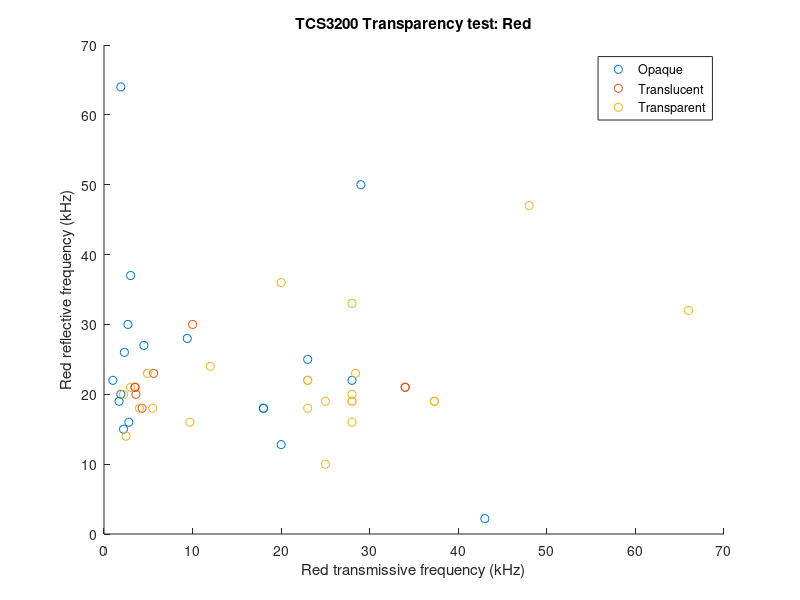
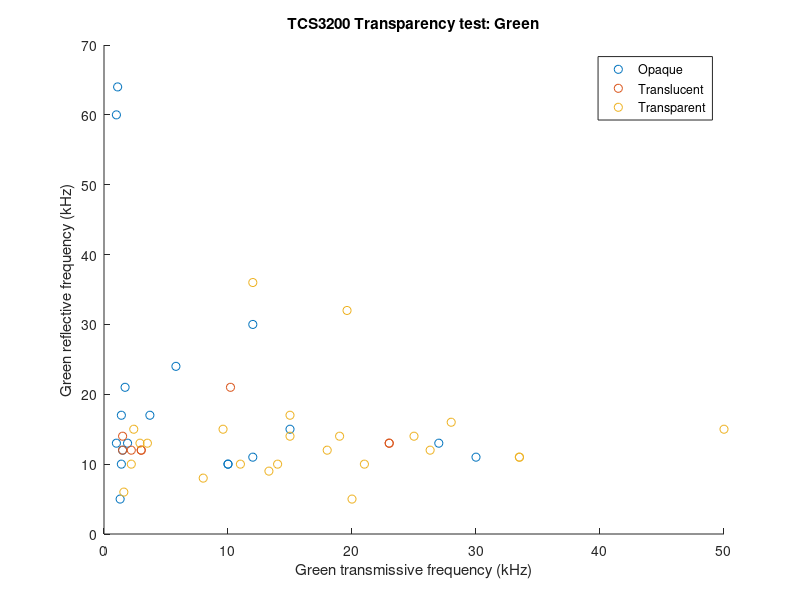
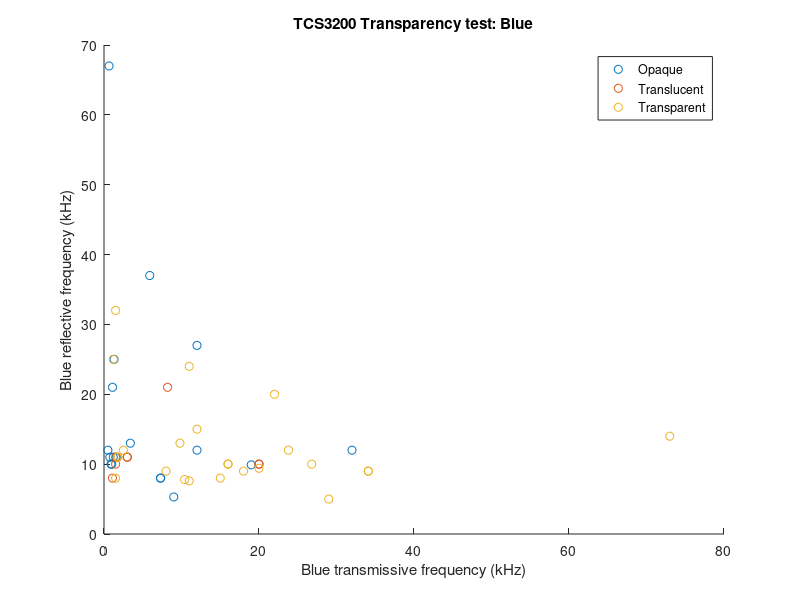
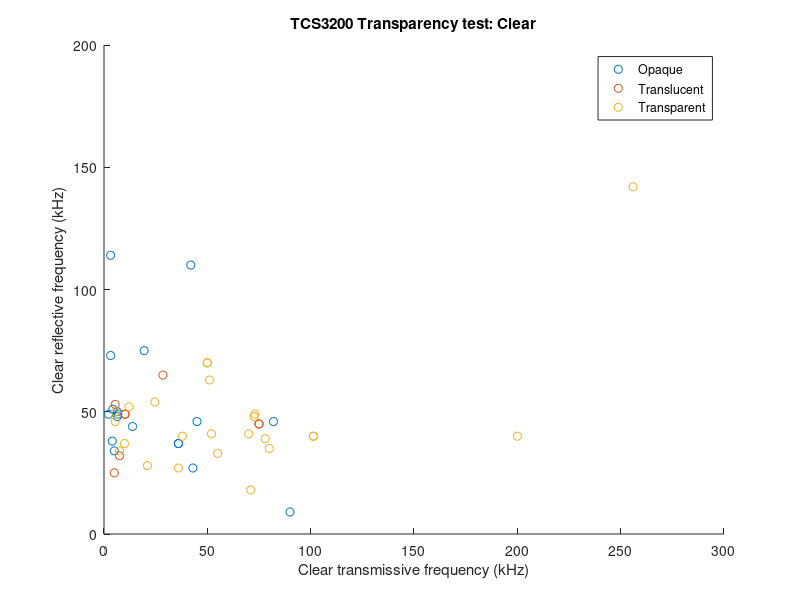

Source code (MATLAB) for these figures, in order:
% Data organization by column:
% Item code: 0 = no item, refer to spreadsheet for others
% Orientation: 0 = side, 1 = top
% Type: 0 = no item, 1 = plastic, 2 = glass, 3 = metal, 4 = other
% Transparent: 0 = no, 1 = translucent, 2 = transparent
% Red transmissive
% Red reflective
% Green transmissive
% Green reflective
% Blue transmissive
% Blue reflective
% Clear transmissive
% Clear reflective

load('visible_data.mat');
close all;
%Plot individual color: Red
figure;
hold on;
scatter(data(find(data(:,4)==0),5),data(find(data(:,4)==0),6));
scatter(data(find(data(:,4)==1),5),data(find(data(:,4)==1),6));
scatter(data(find(data(:,4)==2),5),data(find(data(:,4)==2),6));
xlabel('Red transmissive frequency (kHz)');
ylabel('Red reflective frequency (kHz)');
legend('Opaque','Translucent','Transparent');
title('TCS3200 Transparency test: Red');
hold off;

figure;
hold on;
scatter(data(find(data(:,4)==0),7),data(find(data(:,4)==0),8));
scatter(data(find(data(:,4)==1),7),data(find(data(:,4)==1),8));
scatter(data(find(data(:,4)==2),7),data(find(data(:,4)==2),8));
xlabel('Green transmissive frequency (kHz)');
ylabel('Green reflective frequency (kHz)');
legend('Opaque','Translucent','Transparent');
title('TCS3200 Transparency test: Green');
hold off;

figure;
hold on;
scatter(data(find(data(:,4)==0),9),data(find(data(:,4)==0),10));
scatter(data(find(data(:,4)==1),9),data(find(data(:,4)==1),10));
scatter(data(find(data(:,4)==2),9),data(find(data(:,4)==2),10));
xlabel('Blue transmissive frequency (kHz)');
ylabel('Blue reflective frequency (kHz)');
legend('Opaque','Translucent','Transparent');
title('TCS3200 Transparency test: Blue');
hold off;

figure;
hold on;
scatter(data(find(data(:,4)==0),11),data(find(data(:,4)==0),12));
scatter(data(find(data(:,4)==1),11),data(find(data(:,4)==1),12));
scatter(data(find(data(:,4)==2),11),data(find(data(:,4)==2),12));
xlabel('Clear transmissive frequency (kHz)');
ylabel('Clear reflective frequency (kHz)');
legend('Opaque','Translucent','Transparent');
title('TCS3200 Transparency test: Clear');
hold off;

%Plot different colors
figure;
hold on;
scatter(data(find(data(:,4)==0),5),data(find(data(:,4)==0),7));
scatter(data(find(data(:,4)==1),5),data(find(data(:,4)==1),7));
scatter(data(find(data(:,4)==2),5),data(find(data(:,4)==2),7));
xlabel('Red transmissive frequency (kHz)');
ylabel('Green transmissive frequency (kHz)');
legend('Opaque','Translucent','Transparent');
title('TCS3200 Transparency test: Red vs. Green');
hold off;

figure;
hold on;
scatter(data(find(data(:,4)==0),5),data(find(data(:,4)==0),8));
scatter(data(find(data(:,4)==1),5),data(find(data(:,4)==1),8));
scatter(data(find(data(:,4)==2),5),data(find(data(:,4)==2),8));
xlabel('Red transmissive frequency (kHz)');
ylabel('Green reflective frequency (kHz)');
legend('Opaque','Translucent','Transparent');
title('TCS3200 Transparency test: Red vs. Green');
hold off;

figure;
hold on;
scatter(data(find(data(:,4)==0),5),data(find(data(:,4)==0),9));
scatter(data(find(data(:,4)==1),5),data(find(data(:,4)==1),9));
scatter(data(find(data(:,4)==2),5),data(find(data(:,4)==2),9));
xlabel('Red transmissive frequency (kHz)');
ylabel('Blue transmissive frequency (kHz)');
legend('Opaque','Translucent','Transparent');
title('TCS3200 Transparency test: Red vs. Blue');
hold off;

figure;
hold on;
scatter(data(find(data(:,4)==0),5),data(find(data(:,4)==0),10));
scatter(data(find(data(:,4)==1),5),data(find(data(:,4)==1),10));
scatter(data(find(data(:,4)==2),5),data(find(data(:,4)==2),10));
xlabel('Red transmissive frequency (kHz)');
ylabel('Blue reflective frequency (kHz)');
legend('Opaque','Translucent','Transparent');
title('TCS3200 Transparency test: Red vs. Blue');
hold off;

figure;
hold on;
scatter(data(find(data(:,4)==0),5),data(find(data(:,4)==0),11));
scatter(data(find(data(:,4)==1),5),data(find(data(:,4)==1),11));
scatter(data(find(data(:,4)==2),5),data(find(data(:,4)==2),11));
xlabel('Red transmissive frequency (kHz)');
ylabel('Clear transmissive frequency (kHz)');
legend('Opaque','Translucent','Transparent');
title('TCS3200 Transparency test: Red vs. Clear');
hold off;

figure;
hold on;
scatter(data(find(data(:,4)==0),5),data(find(data(:,4)==0),12));
scatter(data(find(data(:,4)==1),5),data(find(data(:,4)==1),12));
scatter(data(find(data(:,4)==2),5),data(find(data(:,4)==2),12));
xlabel('Red transmissive frequency (kHz)');
ylabel('Clear reflective frequency (kHz)');
legend('Opaque','Translucent','Transparent');
title('TCS3200 Transparency test: Red vs. Green');
hold off;

figure;
hold on;
scatter(data(find(data(:,4)==0),6),data(find(data(:,4)==0),7));
scatter(data(find(data(:,4)==1),6),data(find(data(:,4)==1),7));
scatter(data(find(data(:,4)==2),6),data(find(data(:,4)==2),7));
xlabel('Red reflective frequency (kHz)');
ylabel('Green transmissive frequency (kHz)');
legend('Opaque','Translucent','Transparent');
title('TCS3200 Transparency test: Red vs. Green');
hold off;

figure;
hold on;
scatter(data(find(data(:,4)==0),6),data(find(data(:,4)==0),8));
scatter(data(find(data(:,4)==1),6),data(find(data(:,4)==1),8));
scatter(data(find(data(:,4)==2),6),data(find(data(:,4)==2),8));
xlabel('Red reflective frequency (kHz)');
ylabel('Green reflective frequency (kHz)');
legend('Opaque','Translucent','Transparent');
title('TCS3200 Transparency test: Red vs. Green');
hold off;

figure;
hold on;
scatter(data(find(data(:,4)==0),6),data(find(data(:,4)==0),9));
scatter(data(find(data(:,4)==1),6),data(find(data(:,4)==1),9));
scatter(data(find(data(:,4)==2),6),data(find(data(:,4)==2),9));
xlabel('Red reflective frequency (kHz)');
ylabel('Blue transmissive frequency (kHz)');
legend('Opaque','Translucent','Transparent');
title('TCS3200 Transparency test: Red vs. Blue');
hold off;

figure;
hold on;
scatter(data(find(data(:,4)==0),6),data(find(data(:,4)==0),10));
scatter(data(find(data(:,4)==1),6),data(find(data(:,4)==1),10));
scatter(data(find(data(:,4)==2),6),data(find(data(:,4)==2),10));
xlabel('Red reflective frequency (kHz)');
ylabel('Blue reflective frequency (kHz)');
legend('Opaque','Translucent','Transparent');
title('TCS3200 Transparency test: Red vs. Blue');
hold off;

figure;
hold on;
scatter(data(find(data(:,4)==0),6),data(find(data(:,4)==0),11));
scatter(data(find(data(:,4)==1),6),data(find(data(:,4)==1),11));
scatter(data(find(data(:,4)==2),6),data(find(data(:,4)==2),11));
xlabel('Red reflective frequency (kHz)');
ylabel('Clear transmissive frequency (kHz)');
legend('Opaque','Translucent','Transparent');
title('TCS3200 Transparency test: Red vs. Clear');
hold off;

figure;
hold on;
scatter(data(find(data(:,4)==0),6),data(find(data(:,4)==0),12));
scatter(data(find(data(:,4)==1),6),data(find(data(:,4)==1),12));
scatter(data(find(data(:,4)==2),6),data(find(data(:,4)==2),12));
xlabel('Red reflective frequency (kHz)');
ylabel('Clear reflective frequency (kHz)');
legend('Opaque','Translucent','Transparent');
title('TCS3200 Transparency test: Red vs. Clear');
hold off;

figure;
hold on;
scatter(data(find(data(:,4)==0),7),data(find(data(:,4)==0),9));
scatter(data(find(data(:,4)==1),7),data(find(data(:,4)==1),9));
scatter(data(find(data(:,4)==2),7),data(find(data(:,4)==2),9));
scatter(data(find(data(:,3)==3),7),data(find(data(:,3)==3),9));
xlabel('Green transmissive frequency (kHz)');
ylabel('Blue transmissive frequency (kHz)');
legend('Opaque','Translucent','Transparent');
title('TCS3200 Transparency test: Green vs. Blue');
hold off;

figure;
hold on;
scatter(data(find(data(:,4)==0),7),data(find(data(:,4)==0),10));
scatter(data(find(data(:,4)==1),7),data(find(data(:,4)==1),10));
scatter(data(find(data(:,4)==2),7),data(find(data(:,4)==2),10));
xlabel('Green transmissive frequency (kHz)');
ylabel('Blue reflective frequency (kHz)');
legend('Opaque','Translucent','Transparent');
title('TCS3200 Transparency test: Green vs. Blue');
hold off;

figure;
hold on;
scatter(data(find(data(:,4)==0),7),data(find(data(:,4)==0),11));
scatter(data(find(data(:,4)==1),7),data(find(data(:,4)==1),11));
scatter(data(find(data(:,4)==2),7),data(find(data(:,4)==2),11));
xlabel('Green transmissive frequency (kHz)');
ylabel('Clear transmissive frequency (kHz)');
legend('Opaque','Translucent','Transparent');
title('TCS3200 Transparency test: Green vs. Clear');
hold off;

figure;
hold on;
scatter(data(find(data(:,4)==0),7),data(find(data(:,4)==0),12));
scatter(data(find(data(:,4)==1),7),data(find(data(:,4)==1),12));
scatter(data(find(data(:,4)==2),7),data(find(data(:,4)==2),12));
xlabel('Green transmissive frequency (kHz)');
ylabel('Clear reflective frequency (kHz)');
legend('Opaque','Translucent','Transparent');
title('TCS3200 Transparency test: Green vs. Clear');
hold off;

figure;
hold on;
scatter(data(find(data(:,4)==0),8),data(find(data(:,4)==0),9));
scatter(data(find(data(:,4)==1),8),data(find(data(:,4)==1),9));
scatter(data(find(data(:,4)==2),8),data(find(data(:,4)==2),9));
xlabel('Green reflective frequency (kHz)');
ylabel('Blue transmissive frequency (kHz)');
legend('Opaque','Translucent','Transparent');
title('TCS3200 Transparency test: Green vs. Blue');
hold off;

figure;
hold on;
scatter(data(find(data(:,4)==0),8),data(find(data(:,4)==0),10));
scatter(data(find(data(:,4)==1),8),data(find(data(:,4)==1),10));
scatter(data(find(data(:,4)==2),8),data(find(data(:,4)==2),10));
xlabel('Green reflective frequency (kHz)');
ylabel('Blue reflective frequency (kHz)');
legend('Opaque','Translucent','Transparent');
title('TCS3200 Transparency test: Green vs. Blue');
hold off;

figure;
hold on;
scatter(data(find(data(:,4)==0),8),data(find(data(:,4)==0),11));
scatter(data(find(data(:,4)==1),8),data(find(data(:,4)==1),11));
scatter(data(find(data(:,4)==2),8),data(find(data(:,4)==2),11));
xlabel('Green reflective frequency (kHz)');
ylabel('Clear transmissive frequency (kHz)');
legend('Opaque','Translucent','Transparent');
title('TCS3200 Transparency test: Green vs. Clear');
hold off;

figure;
hold on;
scatter(data(find(data(:,4)==0),8),data(find(data(:,4)==0),12));
scatter(data(find(data(:,4)==1),8),data(find(data(:,4)==1),12));
scatter(data(find(data(:,4)==2),8),data(find(data(:,4)==2),12));
xlabel('Green reflective frequency (kHz)');
ylabel('Clear reflective frequency (kHz)');
legend('Opaque','Translucent','Transparent');
title('TCS3200 Transparency test: Green vs. Clear');
hold off;

figure;
hold on;
scatter(data(find(data(:,4)==0),9),data(find(data(:,4)==0),11));
scatter(data(find(data(:,4)==1),9),data(find(data(:,4)==1),11));
scatter(data(find(data(:,4)==2),9),data(find(data(:,4)==2),11));
xlabel('Blue transmissive frequency (kHz)');
ylabel('Clear transmissive frequency (kHz)');
legend('Opaque','Translucent','Transparent');
title('TCS3200 Transparency test: Blue vs. Clear');
hold off;

figure;
hold on;
scatter(data(find(data(:,4)==0),9),data(find(data(:,4)==0),12));
scatter(data(find(data(:,4)==1),9),data(find(data(:,4)==1),12));
scatter(data(find(data(:,4)==2),9),data(find(data(:,4)==2),12));
xlabel('Blue transmissive frequency (kHz)');
ylabel('Clear reflective frequency (kHz)');
legend('Opaque','Translucent','Transparent');
title('TCS3200 Transparency test: Blue vs. Clear');
hold off;

figure;
hold on;
scatter(data(find(data(:,4)==0),10),data(find(data(:,4)==0),11));
scatter(data(find(data(:,4)==1),10),data(find(data(:,4)==1),11));
scatter(data(find(data(:,4)==2),10),data(find(data(:,4)==2),11));
xlabel('Blue reflective frequency (kHz)');
ylabel('Clear transmissive frequency (kHz)');
legend('Opaque','Translucent','Transparent');
title('TCS3200 Transparency test: Blue vs. Clear');
hold off;

figure;
hold on;
scatter(data(find(data(:,4)==0),10),data(find(data(:,4)==0),12));
scatter(data(find(data(:,4)==1),10),data(find(data(:,4)==1),12));
scatter(data(find(data(:,4)==2),10),data(find(data(:,4)==2),12));
xlabel('Blue reflective frequency (kHz)');
ylabel('Clear reflective frequency (kHz)');
legend('Opaque','Translucent','Transparent');
title('TCS3200 Transparency test: Blue vs. Clear');
hold off;